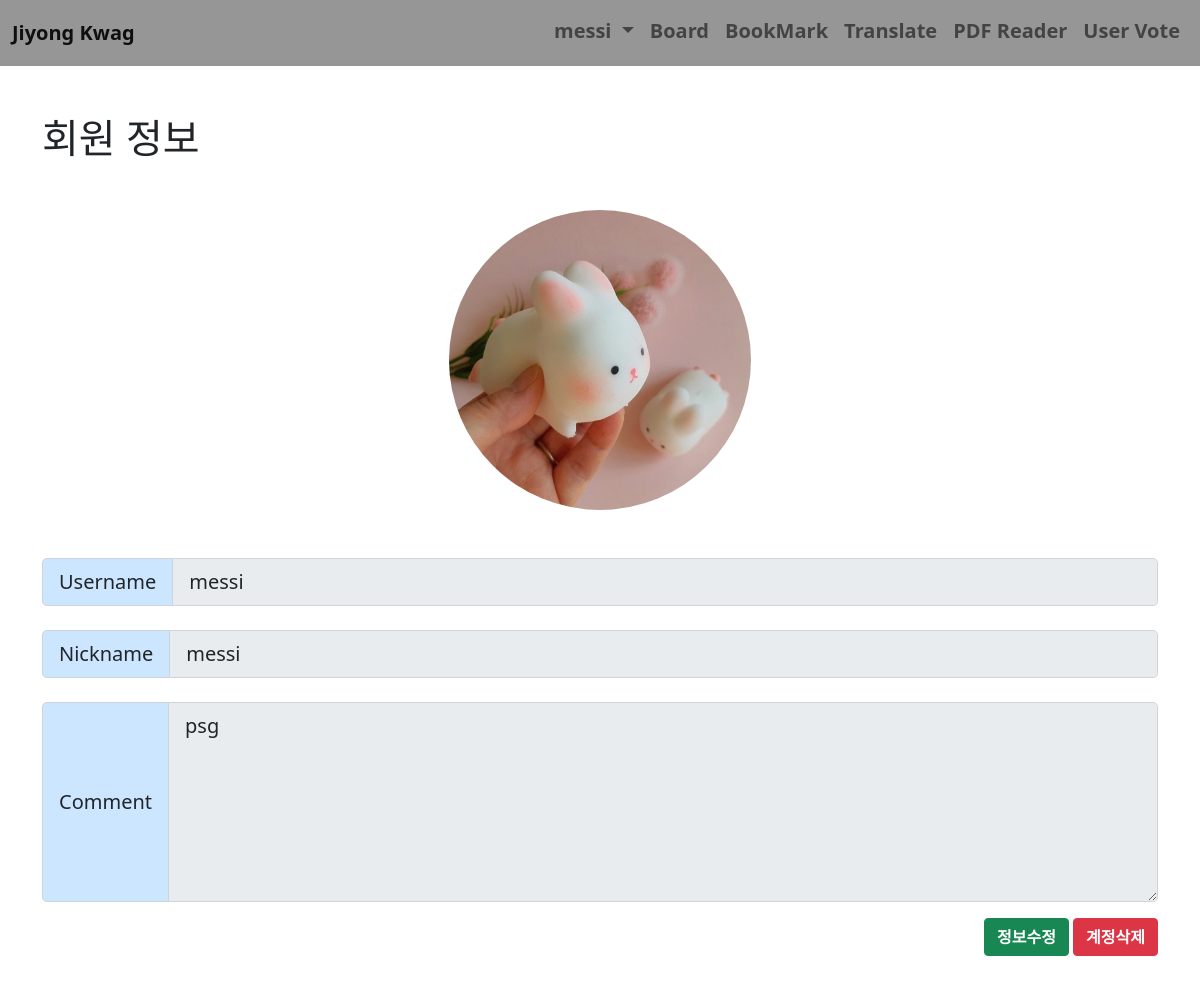
The page /acc/profile (signed in) on the database its author committed.
### acc/models.py (models this page shows, shortened)
class User(AbstractUser):
    comment = models.TextField()
    nickname = models.CharField(max_length=30)
    point = models.IntegerField(default=0)
    pic = models.ImageField(upload_to = "usr/%y")
    follow = models.ManyToManyField(settings.AUTH_USER_MODEL, blank=True)
    def getpic(self):
        if self.pic:
            return self.pic.url
        return "/media/need.png"

### acc/views.py (the view)
# urls.py: path('profile', views.profile, name = "profile"),
def profile(request):
    return render(request, 'acc/profile.html')

### template/acc/profile.html (shortened to what this page needs)
{% extends 'base.html' %}
{% block auth %}
<div class="container mt-5 mb-5">
    <h1>회원 정보</h1>
    <div class  ="mt-5 text-center">
        <img style = "height: 300px;"class = "rounded-circle" src = "{{ user.getpic }}">
    </div>
    <div class="input-group input-group-lg mt-5">
        <span class="input-group-text" style="background-color: rgba(0, 132, 255, 0.199);" id="inputGroup-sizing-lg">Username</span>
        <input disabled type="text" value = "{{ user.username }}"class="form-control" aria-label="Sizing example input" aria-describedby="inputGroup-sizing-lg">
    </div>
    <div class="input-group input-group-lg mt-4">
        <span class="input-group-text" style="background-color: rgba(0, 132, 255, 0.199);" id="inputGroup-sizing-lg">Nickname</span>
        <input disabled type="text" value = "{{ user.nickname }}"class="form-control" aria-label="Sizing example input" aria-describedby="inputGroup-sizing-lg">
    </div>
    <div class="input-group input-group-lg mt-4">
        <span class="input-group-text" style="background-color: rgba(0, 132, 255, 0.199);" id="inputGroup-sizing-lg">Comment</span>
        <textarea disabled class="form-control" style="height: 200px;" aria-label="Sizing example input" aria-describedby="inputGroup-sizing-lg">{{ user.comment }}</textarea>
    </div>
    <div class="mt-3 text-end">
        <a href = "{% url 'acc:usermod' %}"><button class="btn btn-success" style="font-weight: bold;">정보수정</button></a>
        <button type="button" class="btn btn-danger" style="font-weight: bold;" data-bs-toggle="modal" data-bs-target="#exampleModal">
            계정삭제
        </button>
    </div>
</div>
{% endblock %}

### template/base.html (shortened to what this page needs)
<!doctype html>
<html lang="en">
    <head>
        <link href="https://cdn.jsdelivr.net/npm/bootstrap@5.1.3/dist/css/bootstrap.min.css" rel="stylesheet">
    </head>
    <body>
    {% if user.is_authenticated %}
    <nav class="navbar navbar-expand-lg navbar-light" style="background-color: rgb(150, 150, 150);">
        <div class="container-fluid" style="font-size: 20px; font-weight: bold;">
            <a class="navbar-brand" href="#">Jiyong Kwag</a>
            <div class="collapse navbar-collapse" id="navbarSupportedContent">
                <ul class="navbar-nav ms-auto mb-2 mb-lg-1">
                    <li class="nav-item dropdown">
                        <a class="nav-link dropdown-toggle" href="#" id="navbarDropdown" role="button" data-bs-toggle="dropdown" aria-expanded="false" >
                        <b>{{ user.username }}</b>
                        </a>
                    </li>
                    <li class="nav-item">
                        <a class="nav-link" href="{% url 'board:index' %}">Board</a>
                    </li>
                    <li class="nav-item">
                        <a class="nav-link" href="{% url 'book:index' %}">BookMark</a>
                    </li>
                    <li class="nav-item">
                        <a class="nav-link" href="{% url 'trans:index' %}">Translate</a>
                    </li>
                    <li class="nav-item">
                        <a class="nav-link" href="{% url 'rpdf:index' %}">PDF Reader</a>
                    </li>
                    <li class="nav-item">
                        <a class="nav-link" href="{% url 'vote:index' %}">User Vote</a>
                    </li>
                </ul>
            </div>
        </div>
    </nav>
    {% block auth %}{% endblock %}
    {% endif %}
    </body>
</html>

### rows shown on the page
User: username "messi", getpic (picture), nickname "messi", comment "psg"
